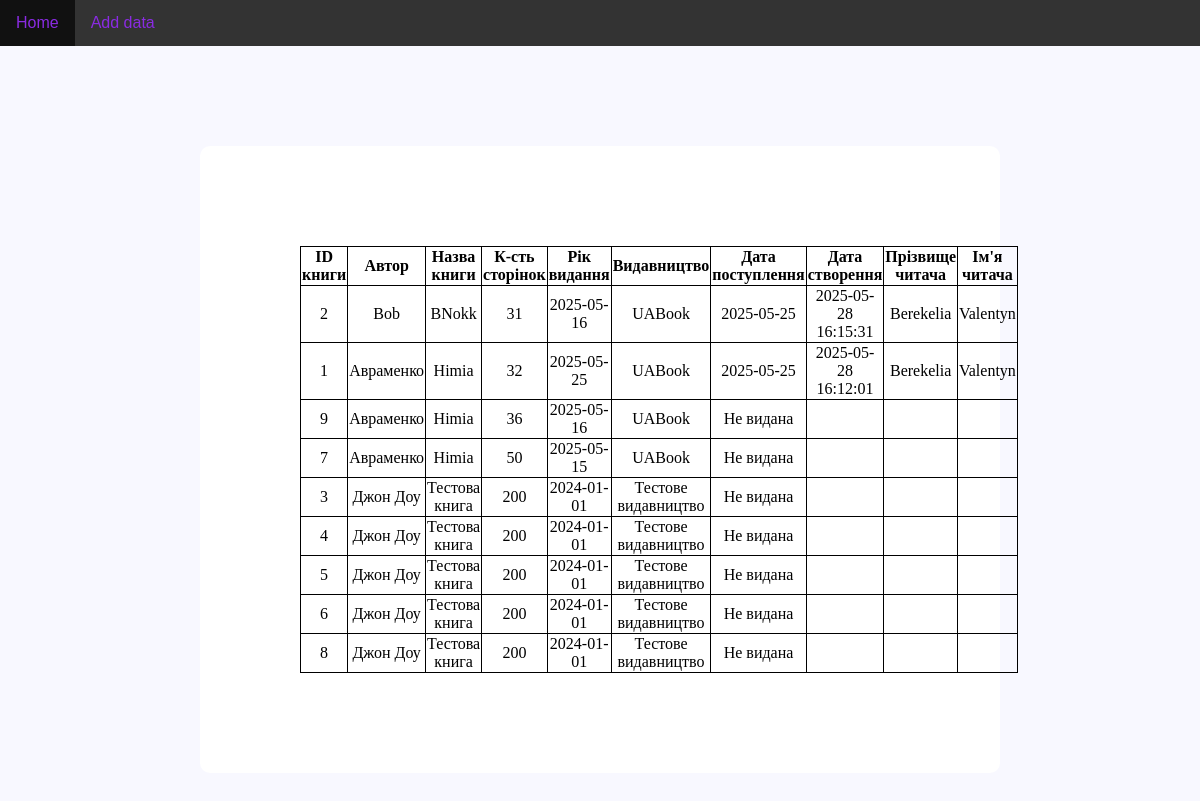
/laboratory-06/lab-06-1-table.php, run on the app's committed database.
### tables this page shows
CREATE TABLE receipts (
                id INTEGER PRIMARY KEY AUTOINCREMENT,
                person_id INTEGER NOT NULL,
                book_id INTEGER NOT NULL,
                date_received TEXT NOT NULL,
                created_at TEXT DEFAULT CURRENT_TIMESTAMP,
                FOREIGN KEY (person_id) REFERENCES persons(id) ON DELETE CASCADE,
                FOREIGN KEY (book_id) REFERENCES books(id) ON DELETE CASCADE
            );

CREATE TABLE books (
                id INTEGER PRIMARY KEY AUTOINCREMENT,
                author TEXT NOT NULL,
                book_name TEXT NOT NULL,
                number_pages INTEGER NOT NULL,
                date_published TEXT NOT NULL,
                publisher TEXT NOT NULL
            );

CREATE TABLE persons (
                id INTEGER PRIMARY KEY AUTOINCREMENT,
                surname TEXT NOT NULL,
                name TEXT NOT NULL
            );

### laboratory-06/lab-06-1-table.php (the view, shortened to what this page needs)
<?php
require '../laboratory-06/lab-06-db_connect.php';
$sql = "
    SELECT
        b.id AS book_id,
        b.author,
        b.book_name,
        b.number_pages,
        b.date_published,
        b.publisher,
        r.date_received,
        r.created_at,
        p.surname AS person_surname,
        p.name AS person_name
    FROM books b
    LEFT JOIN receipts r ON b.id = r.book_id
    LEFT JOIN persons p ON r.person_id = p.id
    ORDER BY b.number_pages ASC
";
$stmt = $pdo->query($sql);
$books = $stmt->fetchAll(PDO::FETCH_ASSOC);
?>
<!DOCTYPE html>
<html lang="uk">
<head>
    <link rel="stylesheet" href="style-06.css" />
</head>
<body>
<div class="background">
    <ul>
        <li><a href="../laboratory-01/Home.php">Home</a></li>
        <li><a href="../laboratory-06/lab-06-1-form.php">Add data</a></li>
    </ul>
    <div class="context-table">
        <table>
            <thead>
            <tr>
                <th>ID книги</th>
                <th>Автор</th>
                <th>Назва книги</th>
                <th>К-сть сторінок</th>
                <th>Рік видання</th>
                <th>Видавництво</th>
                <th>Дата поступлення</th>
                <th>Дата створення</th>
                <th>Прізвище читача</th>
                <th>Ім'я читача</th>
            </tr>
            </thead>
            <tbody>
            <?php if (!empty($books)): ?>
                <?php foreach ($books as $book): ?>
                    <tr>
                        <td><?= htmlspecialchars($book['book_id']) ?></td>
                        <td><?= htmlspecialchars($book['author']) ?></td>
                        <td><?= htmlspecialchars($book['book_name']) ?></td>
                        <td><?= htmlspecialchars($book['number_pages']) ?></td>
                        <td><?= htmlspecialchars($book['date_published']) ?></td>
                        <td><?= htmlspecialchars($book['publisher']) ?></td>
                        <td><?= htmlspecialchars($book['date_received'] ?? 'Не видана') ?></td>
                        <td><?= htmlspecialchars($book['created_at'] ?? '') ?></td>
                        <td><?= htmlspecialchars($book['person_surname'] ?? '') ?></td>
                        <td><?= htmlspecialchars($book['person_name'] ?? '') ?></td>
                    </tr>
                <?php endforeach; ?>
            <?php else: ?>
                <tr>
                    <td colspan="10">Книг не знайдено</td>
                </tr>
            <?php endif; ?>
            </tbody>
        </table>
    </div>
</div>
</body>
</html>

### laboratory-06/style-06.css (style rules this page uses)
body { background-color: ghostwhite; }
a { color:black; }
a:link { color:blueviolet; background-color: transparent; text-decoration: none; font-family: sans-serif; }
table { border-collapse: collapse; border: 1px solid black; }
tr { border: 1px solid black; }
td { border: 1px solid black; }
.background { position: absolute; top: 0; left: 0; width: 100%; min-height: 100vh; }
.context-table { padding: 100px; text-align: center; margin:100px auto; width: 50%; min-height: 30vh; background-color: white; border-radius: 10px; }
table { border-collapse: collapse; }
tr,td,th { border:1px solid black; }
li { float: left; }
ul { list-style-type: none; margin: 0; padding: 0; overflow: hidden; background-color: #333; }
li a { display: block; color: white; text-align: center; padding: 14px 16px; text-decoration: none; }

### data on the page
receipts: book "2", book.author "Bob", book.book_name "BNokk", book.number_pages "31", book.date_published "2025-05-16", book.publisher "UABook", date_received "2025-05-25", created_at "2025-05-28 16:15:31", person.surname "Berekelia", person.name "Valentyn"
receipts: book "1", book.author "Авраменко", book.book_name "Himia", book.number_pages "32", book.date_published "2025-05-25", book.publisher "UABook", date_received "2025-05-25", created_at "2025-05-28 16:12:01", person.surname "Berekelia", person.name "Valentyn"
books: id "9", author "Авраменко", book_name "Himia", number_pages "36", date_published "2025-05-16", publisher "UABook", date_received "Не видана"
books: id "7", author "Авраменко", book_name "Himia", number_pages "50", date_published "2025-05-15", publisher "UABook", date_received "Не видана"
books: id "3", author "Джон Доу", book_name "Тестова книга", number_pages "200", date_published "2024-01-01", publisher "Тестове видавництво", date_received "Не видана"
books: id "4", author "Джон Доу", book_name "Тестова книга", number_pages "200", date_published "2024-01-01", publisher "Тестове видавництво", date_received "Не видана"
books: id "5", author "Джон Доу", book_name "Тестова книга", number_pages "200", date_published "2024-01-01", publisher "Тестове видавництво", date_received "Не видана"
books: id "6", author "Джон Доу", book_name "Тестова книга", number_pages "200", date_published "2024-01-01", publisher "Тестове видавництво", date_received "Не видана"
books: id "8", author "Джон Доу", book_name "Тестова книга", number_pages "200", date_published "2024-01-01", publisher "Тестове видавництво", date_received "Не видана"
